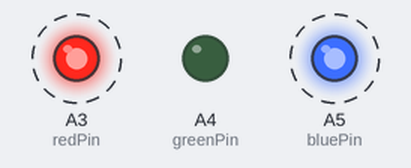
This sketch was run on a simulated Arduino Uno, built with avr-gcc and run on an emulated ATmega328P. On the bench: output pins drawn as LEDs (lit = HIGH). Dashed ring = blinking. What the sketch prints to the serial monitor is not drawn.

Above: at 0.12 s.
Timing chart, 0 to 3.0 s (numbered marks = the images above):
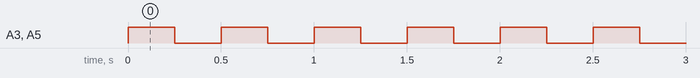

The sketch:

arduinoCode.ino
```cpp
//Arduino Code
int redPin = A3;
int greenPin = A4;
int bluePin = A5;
float output=0;
float lrCoef[12] = { 0.80895733,  0.4342965 , -0.05852968, -0.17319995,  0.38599882,
        0.01639689,  7.83231267,  0.01621023,  0.31806085, -0.22162928,
       -0.22705113, -0.24487506};
float lrintercept = 15.32442564650681;

void setup() {


  pinMode(redPin, OUTPUT);
  pinMode(greenPin, OUTPUT);
  pinMode(bluePin, OUTPUT);

  Serial.begin(9600);
  // delay(1000);

  float PM25 = 0;
  float PM10 = 0;
  float NO = 5.9;
  float NO2 = 15;
  float NOx = 30;
  float NH3 = 11.15;
  float CO = 0.5 ;
  float SO2 = 6.87;
  float O3 = 19.90;
  float Benzene = 1.5;
  float Toluene = 5.3;
  float Xylene = 1.45;

  output = multiLinReg(PM25,PM10,NO,NO2,NOx,NH3,CO,SO2,O3,Benzene,Toluene,Xylene );
  Serial.print(output, 5);

}

void loop() {

  if(output<=100){
    analogWrite(redPin, 255);
    analogWrite(greenPin, 0);
    analogWrite(bluePin, 255);

  }
  else if(output<=200){
    analogWrite(redPin, 0);
    analogWrite(greenPin, 0);
    analogWrite(bluePin, 255);

  }
  else{
    analogWrite(redPin, 0);
    analogWrite(greenPin, 255);
    analogWrite(bluePin, 255);
  }
  delay(250);
  analogWrite(redPin, 0);
  analogWrite(bluePin, 0);
  analogWrite(greenPin, 0);
  delay(250);

}

float multiLinReg(float a, float b, float c, float d, float e, float f, float g, float h, float i, float j, float k, float l) {
  return lrintercept + a * lrCoef[0] + b * lrCoef[1] + c * lrCoef[2] + d * lrCoef[3] + e*lrCoef[4] +
  f * lrCoef[5] + g * lrCoef[6] + h * lrCoef[7]+ i * lrCoef[8] + j * lrCoef[9] + k * lrCoef[10] + l * lrCoef[11];
}
```

Measured:
- by itself, A3 (redPin), A5 (bluePin): alternates HIGH for 0.25 s and LOW for 0.25 s
